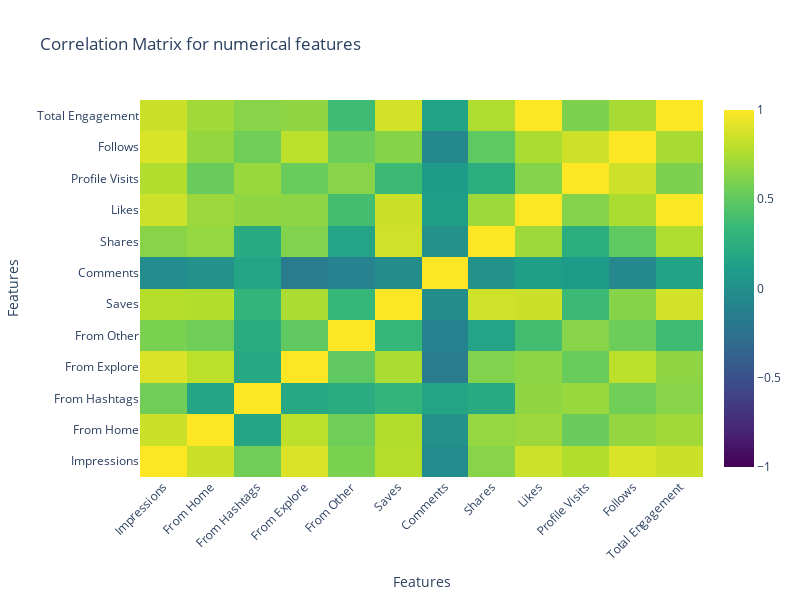

Source (notebook cell):
### Code cell
# Create a correlation matrix heatmap to visualize the relationships (correlations) between different numerical features in your dataset.

# Select only numerical columns
numerical_data = data.select_dtypes(include=['float64', 'int64'])

# Calculate the correlation matrix
corr_matrix = numerical_data.corr()

# Create the heatmap
fig = go.Figure(data=go.Heatmap(
    z=corr_matrix.values,  # Correlation values
    x=corr_matrix.columns,  # Feature names for the x-axis
    y=corr_matrix.index,    # Feature names for the y-axis
    colorscale='Viridis',      # Color scale (red to blue)
    zmin=-1,                # Minimum value for the color scale
    zmax=1,                  # Maximum value for the color scale
    text=corr_matrix.values.round(2),  # Add annotations
    hoverinfo='text'  # Show annotations on hover
))

# Update layout
fig.update_layout(
    title='Correlation Matrix for numerical features',  # Title of the plot
    xaxis_title='Features',      # Label for the x-axis
    yaxis_title='Features',       # Label for the y-axis
    xaxis_tickangle=-45,  # Rotate x-axis labels by 45 degrees
    width=800,  # Set the width of the plot
    height=600  # Set the height of the plot
)

# Display the heatmap
fig.show()

### Figure 1 — Plotly figure (JSON) as saved in the notebook; plotly's stock layout.template omitted (floating-point values rounded to 4 significant figures; data arrays with more than 128 entries replaced by an {"elided": "..."} marker saying what was removed)
{"data": [{"colorscale": [[0, "#440154"], [0.1111, "#482878"], [0.2222, "#3e4989"], [0.3333, "#31688e"], [0.4444, "#26828e"], [0.5556, "#1f9e89"], [0.6667, "#35b779"], [0.7778, "#6ece58"], [0.8889, "#b5de2b"], [1, "#fde725"]], "hoverinfo": "text", "text": {"elided": "12x12 float values"}, "type": "heatmap", "x": ["Impressions", "From Home", "From Hashtags", "From Explore", "From Other", "Saves", "Comments", "Shares", "Likes", "Profile Visits", "Follows", "Total Engagement"], "y": ["Impressions", "From Home", "From Hashtags", "From Explore", "From Other", "Saves", "Comments", "Shares", "Likes", "Profile Visits", "Follows", "Total Engagement"], "z": {"elided": "12x12 float values"}, "zmax": 1, "zmin": -1}], "layout": {"height": 600, "title": {"text": "Correlation Matrix for numerical features"}, "width": 800, "xaxis": {"autorange": true, "range": [-0.5, 11.5], "tickangle": -45, "title": {"text": "Features"}, "type": "category"}, "yaxis": {"autorange": true, "range": [-0.5, 11.5], "title": {"text": "Features"}, "type": "category"}}}
